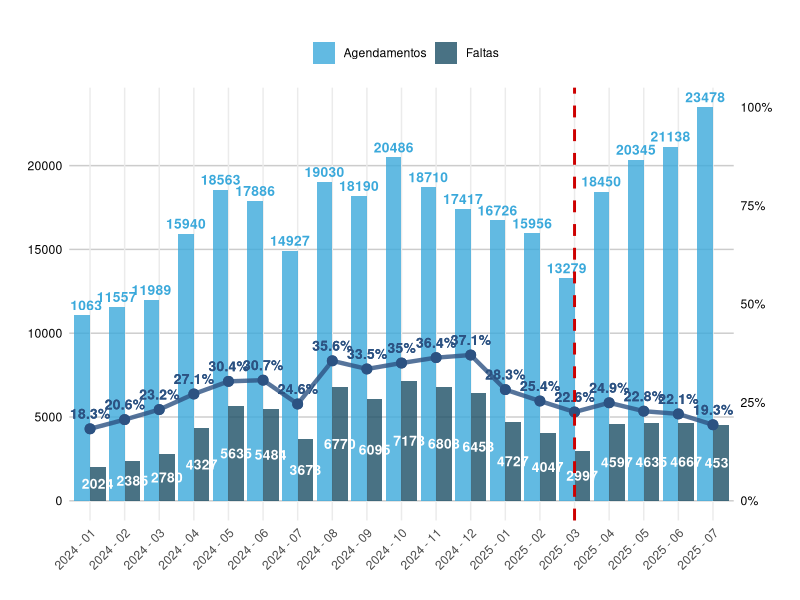
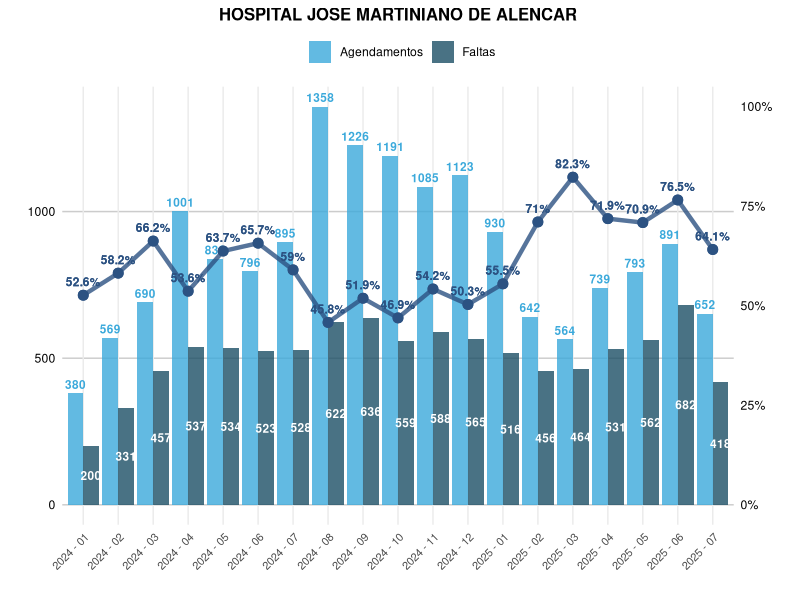
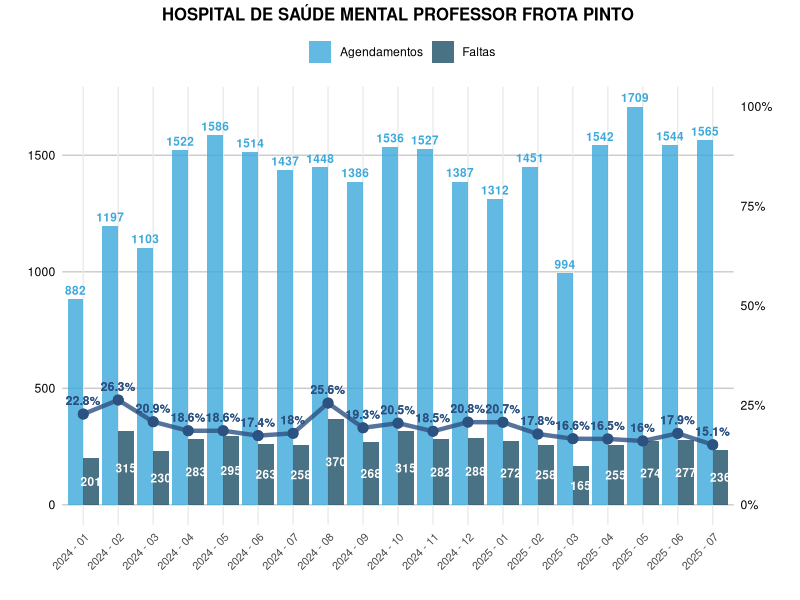
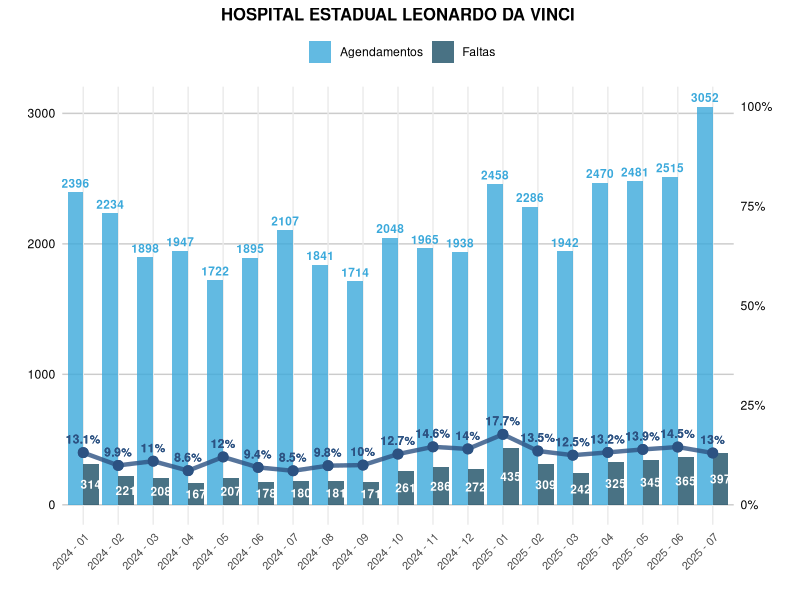
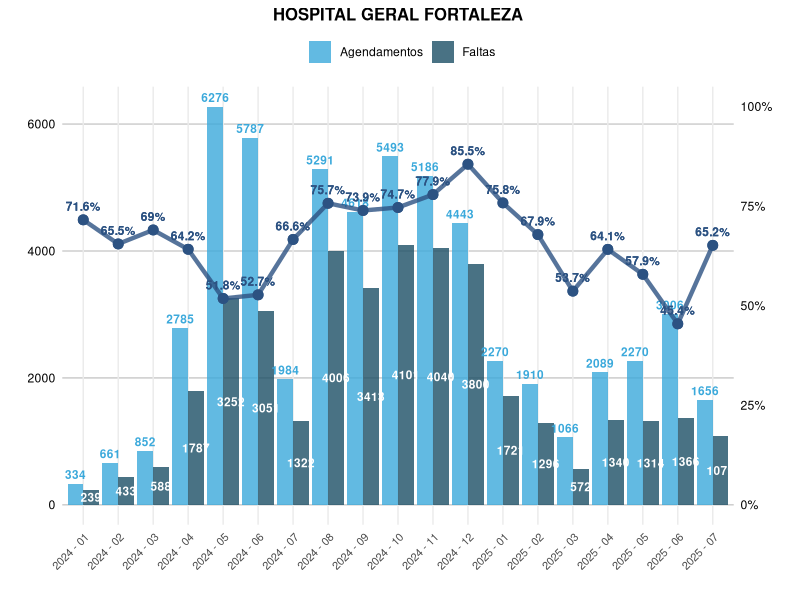
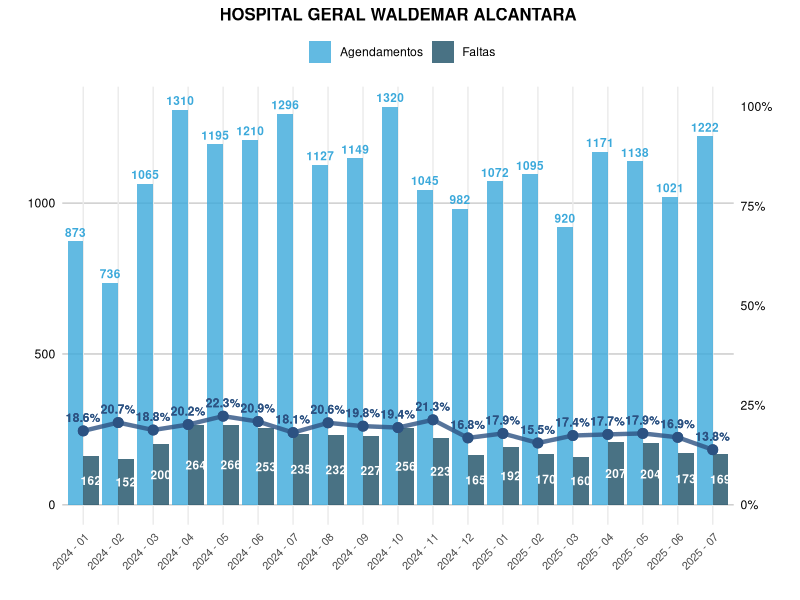
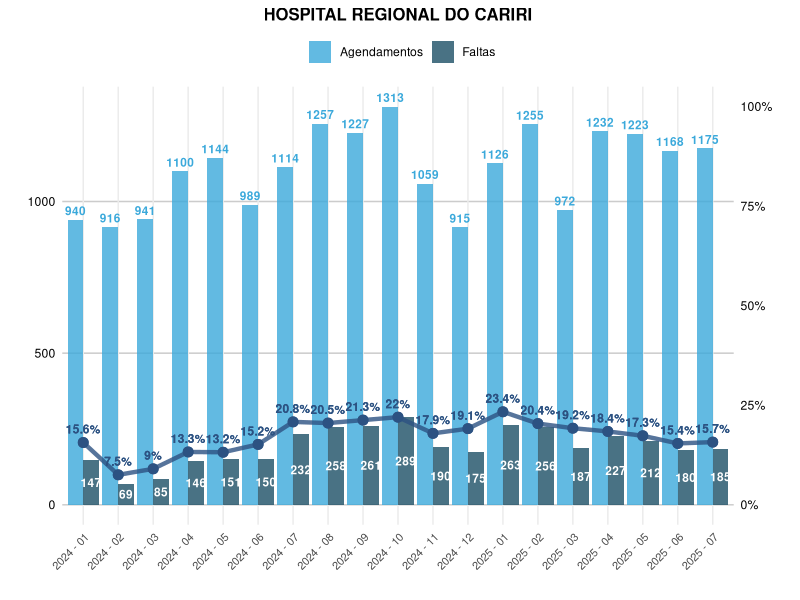
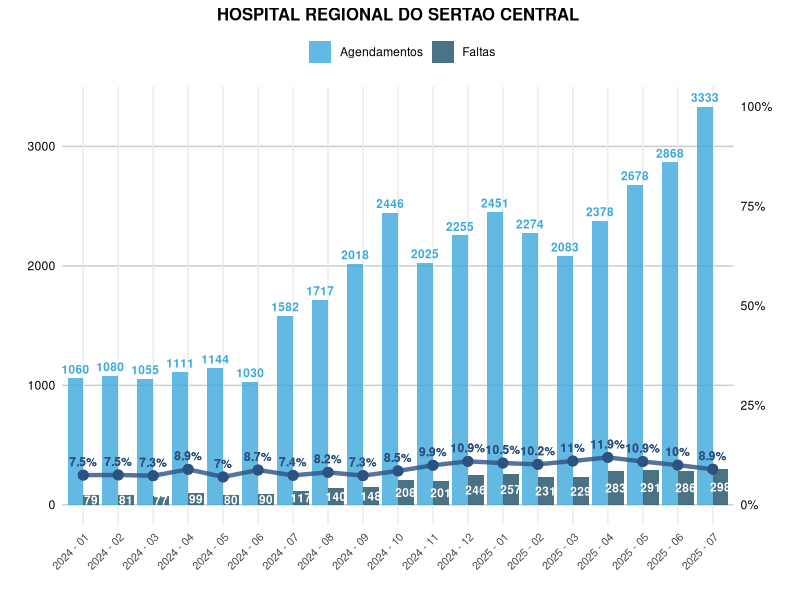

These charts were generated, in order, by the following R code:
# pacotes
library(tidyverse)
library(lubridate)

# dados processados sobre absenteismo
df_absenteismo = read.csv('absenteismo_processed.csv')
# dados processados sobre alertas no whatsapp
df_whatsapp = read.csv('whatsapp_processed.csv')

glimpse(df_absenteismo)
glimpse(df_whatsapp)

# calcular os totais e a taxa de absenteísmo
df_totais = df_absenteismo |> 
  filter(hospital_padronizado != 'HOSPITAL DE MESSEJANA') |> 
  group_by(periodo) |> 
  summarise(Faltas = sum(faltas, na.rm = TRUE),
            Agendamentos = sum(agendamentos, na.rm = TRUE),
            TaxaAbsenteismo = (sum(Faltas) / sum(Agendamentos)) * 100,
            .groups = 'drop')

# calcular o fator de escala para a linha
max_quantidade = max(df_totais$Faltas, df_totais$Agendamentos, na.rm = TRUE)
fator_escala = max_quantidade / 100

# 📈 contruindo o grafico com os tres indicadores
df_totais |> 
  pivot_longer(
    cols = c(Faltas, Agendamentos),
    names_to = 'Tipo',
    values_to = 'Quantidade') |> 
  ggplot(aes(x = periodo)) +
  geom_bar(aes(y = Quantidade, fill = Tipo),
           stat = 'identity', position = 'dodge', alpha = 0.8) +
  geom_text(aes(y = Quantidade/2, label = ifelse(Tipo == 'Faltas', Quantidade, ''), 
                group = Tipo),position = position_dodge(width = 0.9),
            color = 'white', size = 3.5, fontface = 'bold',
            show.legend = FALSE) +
  geom_text(aes(y = Quantidade, label = ifelse(Tipo == 'Agendamentos', Quantidade, ''), group = Tipo),
            position = position_dodge(width = 0.9),
            vjust = -0.5, size = 3.5, fontface = 'bold', color = '#3BA9DB',
            show.legend = FALSE) +
  
  # Linha para a taxa de absenteísmo
  geom_line(aes(y = TaxaAbsenteismo * fator_escala, group = 1), 
            color = '#2c5282', size = 1.5, alpha = 0.8) +
  geom_point(aes(y = TaxaAbsenteismo * fator_escala), 
             color = '#2c5282', size = 3) +
  geom_text(aes(y = TaxaAbsenteismo * fator_escala, 
                label = paste0(round(TaxaAbsenteismo, 1), '%')),
            vjust = -1, size = 3.5, color = '#2c5282', fontface = 'bold') +
  
  # Linha pontilhada vermelha no mês 2025 - 03
  geom_vline(xintercept = which(unique(df_totais$periodo) == '2025 - 03'),
             linetype = "dashed", color = 'red3', size = 1) +
  
  scale_y_continuous(
    name = '',
    sec.axis = sec_axis(~ . / fator_escala, 
                        name = '',
                        labels = function(x) paste0(round(x, 2), '%'))
  ) +
  labs(title = '', x = '', fill = '') +
  theme_minimal() +
  theme(
    axis.text.x = element_text(angle = 45, hjust = 1),
    axis.title.y.left = element_text(color = 'black'),
    axis.text.y.left = element_text(color = 'black'),
    axis.title.y.right = element_text(color = 'black'),
    axis.text.y.right = element_text(color = 'black'),
    panel.grid.major.y = element_line(color = 'gray80'),
    panel.grid.minor.y = element_blank(),
    legend.position = 'top'
  ) +
  scale_fill_manual(values = c('Faltas' = '#1C4F66', 'Agendamentos' = '#3BA9DB'))


# 📈 gerando o grafico com os tres indicadores para cada hospital
hospitais = unique(df_absenteismo$hospital_padronizado)
hospitais = hospitais[hospitais != 'HOSPITAL DE MESSEJANA']

# funcao para criar o grafico para cada hospital
criar_grafico_hospital = function(hospital_nome) {
  
  # filtrar dados para o hospital especifico
  df_hospital = df_absenteismo |> 
    filter(hospital_padronizado == hospital_nome) |> 
    group_by(periodo) |> 
    summarise(
      Faltas = sum(faltas, na.rm = TRUE),
      Agendamentos = sum(agendamentos, na.rm = TRUE),
      TaxaAbsenteismo = ifelse(Agendamentos > 0, (Faltas / Agendamentos) * 100, 0),
      .groups = 'drop'
    )
  
  # calcular fator de escala para este hospital
  max_quantidade = max(df_hospital$Faltas, df_hospital$Agendamentos, na.rm = TRUE)
  if (max_quantidade == 0 || is.infinite(max_quantidade)) {
    fator_escala = 1
  } else {
    fator_escala = max_quantidade / 100
  }
  
  # criar o gráfico
  p = df_hospital |> 
    pivot_longer(
      cols = c(Faltas, Agendamentos),
      names_to = 'Tipo',
      values_to = 'Quantidade') |> 
    ggplot(aes(x = periodo)) +
    geom_bar(aes(y = Quantidade, fill = Tipo),
             stat = 'identity', position = 'dodge', alpha = 0.8) +
    geom_text(aes(y = Quantidade/2, label = ifelse(Tipo == 'Faltas', Quantidade, ''), 
                  group = Tipo),
              position = position_dodge(width = 0.9),
              color = 'white', size = 3, fontface = 'bold',
              show.legend = FALSE) +
    geom_text(aes(y = Quantidade, label = ifelse(Tipo == 'Agendamentos', Quantidade, ''), 
                  group = Tipo),
              position = position_dodge(width = 0.9),
              vjust = -0.5, size = 3, fontface = 'bold', color = '#3BA9DB',
              show.legend = FALSE) +
    geom_line(aes(y = TaxaAbsenteismo * fator_escala, group = 1), 
              color = '#2c5282', size = 1.5, alpha = 0.8) +
    geom_point(aes(y = TaxaAbsenteismo * fator_escala), 
               color = '#2c5282', size = 3) +
    geom_text(aes(y = TaxaAbsenteismo * fator_escala, 
                  label = paste0(round(TaxaAbsenteismo, 1), '%')),
              vjust = -1, size = 3, color = '#2c5282', fontface = 'bold') +
    scale_y_continuous(
      name = '',
      sec.axis = sec_axis(~ . / fator_escala, 
                          name = '',
                          labels = function(x) paste0(round(x, 1), '%'))
    ) +
    labs(
      title = hospital_nome,
      x = '', 
      fill = ''
    ) +
    theme_minimal() +
    theme(
      axis.text.x = element_text(angle = 45, hjust = 1, size = 8),
      axis.title.y.left = element_text(color = 'black'),
      axis.text.y.left = element_text(color = 'black'),
      axis.title.y.right = element_text(color = 'black'),
      axis.text.y.right = element_text(color = 'black'),
      panel.grid.major.y = element_line(color = 'gray80'),
      panel.grid.minor.y = element_blank(),
      legend.position = 'top',
      plot.title = element_text(face = 'bold', hjust = 0.5, size = 12)
    ) +
    scale_fill_manual(values = c('Faltas' = '#1C4F66', 'Agendamentos' = '#3BA9DB'))
  
  return(p)
}

# criar graficos para cada hospital
for (hospital in hospitais) {
  print(criar_grafico_hospital(hospital))
}

# 📊 medidas descritivas sobre a taxa de absenteismo para cada hospital
df_absenteismo |> 
  filter(hospital_padronizado != 'HOSPITAL DE MESSEJANA') |> 
  group_by(hospital_padronizado) |> 
  summarise(taxa_media = mean(taxa_absenteismo, na.rm = TRUE),
            taxa_mediana = median(taxa_absenteismo, na.rm = TRUE),
            dp_taxa = sd(taxa_absenteismo, na.rm = TRUE),
            cv_taxa = sd(taxa_absenteismo, na.rm = TRUE) / mean(taxa_absenteismo, na.rm = TRUE)) |> 
  mutate(cv_taxa  = scales::percent(cv_taxa, accuracy = 0.01))

# 🔍 na base df_whatsapp estao os registros dos disparos apos a politica publica ser implementada, ou seja, ha registros de marco ate o mes de agosto

# 🔍 na base df_whatsapp ha registros de 69 hospitais, entretanto na base df_absenteismo ha registros de 12 hospitais, portanto para efeito de comparacao entre antes e depois da politica serao considerados os doze hospitais da base df_absenteismo

glimpse(df_whatsapp)

# 📈 visualizando o total de disparos por mes e por dia da semana 

# filtrando os registros que estao em ambas as bases
df_whatsapp_filtrado = df_whatsapp |> 
  inner_join(df_absenteismo |> 
               select(hospital_padronizado) |> 
               distinct(), by = 'hospital_padronizado') |> 
  filter(hospital_padronizado != 'HOSPITAL DE MESSEJANA')

# a analise sera feita acerca desses 11 hospitais
length(table(df_whatsapp_filtrado$hospital_padronizado))

# total de disparos por hospital
df_disparos = df_whatsapp_filtrado |> 
  group_by(hospital_padronizado) |> 
  summarise(disparos = sum(count, na.rm = TRUE)) |> 
  arrange(desc(disparos))


df_disparos |> 
  ggplot(aes(x = reorder(hospital_padronizado, disparos), y = disparos)) +
  geom_bar(stat = 'identity', fill = '#3BA9DB', alpha = 0.8) +
  geom_text(aes(label = disparos), 
            hjust = -0.1, size = 3.5, fontface = 'bold', color = 'black') +
  coord_flip() +
  labs(title = '',
       x = '',
       y = '') +
  theme_minimal() +
  theme(axis.text.y = element_text(size = 9),
        plot.title = element_text(face = 'bold', hjust = 0.5),
        panel.grid.major.y = element_blank()) +
  scale_y_continuous(expand = expansion(mult = c(0, 0.1)))


# 📈 visualizacao do total de disparos por cidade
df_whatsapp |> 
  count(cidade, tipo_alerta) |> 
  rename(Frequencia = n) |> 
  ggplot(aes(x = tipo_alerta, y = cidade, fill = Frequencia)) +
  geom_tile(color = 'white', linewidth = 0.3) +
  geom_text(aes(label = ifelse(Frequencia > 0, Frequencia, '')), 
            color = 'white', size = 2.5, fontface = 'bold') +
  scale_fill_gradient(low = 'lightblue', high = 'darkblue', 
                      name = '', trans = 'log10') +
  labs(title = '', subtitle = paste('Total de', sum(df_whatsapp$count), 'Disparos'),
    x = '', y = '') +
  theme_minimal() +
  theme(
    axis.text.x = element_text(angle = 45, hjust = 1, size = 8),
    axis.text.y = element_text(size = 8),
    plot.title = element_text(face = 'bold', size = 14, hjust = 0.5),
    plot.subtitle = element_text(size = 10, hjust = 0.5),
    panel.grid = element_blank())


# 📈 visualizacao do total de disparos por hospital
df_whatsapp_filtrado |> 
  group_by(hospital_padronizado, tipo_alerta) |> 
  summarise(Total_Disparos = sum(count, na.rm = TRUE), .groups = 'drop') |> 
  ggplot(aes(x = tipo_alerta, y = hospital_padronizado, fill = Total_Disparos)) +
  geom_tile(color = 'white', linewidth = 0.3) +
  geom_text(aes(label = ifelse(Total_Disparos > 0, 
                               format(Total_Disparos, big.mark = '.'), 
                               '')), 
            color = 'white', size = 2.5, fontface = 'bold') +
  scale_fill_gradient(low = 'lightblue', high = 'darkblue', name = '', trans = 'log10') +
  labs(title = '', subtitle = paste('Total de', format(sum(df_whatsapp_filtrado$count, na.rm = TRUE), big.mark = '.'), 'Disparos'), x = '', y = '') +
  theme_minimal() +
  theme(
    axis.text.x = element_text(angle = 45, hjust = 1, size = 8),
    axis.text.y = element_text(size = 8),
    plot.title = element_text(face = 'bold', size = 14, hjust = 0.5),
    plot.subtitle = element_text(size = 10, hjust = 0.5),
    panel.grid = element_blank(),
    legend.position = 'none')


# quantidade de disparos mensais
df_disparos_mensais = df_whatsapp_filtrado |> 
  group_by(year, month, hospital_padronizado) |> 
  summarise(total_disparos = sum(count, na.rm = TRUE), .groups = 'drop') |> 
  arrange(year, month, desc(total_disparos)) |> 
  mutate(mes_ano = paste(year, sprintf('%02d', month), sep = '-')) |>
  select(year, month, mes_ano, everything())






